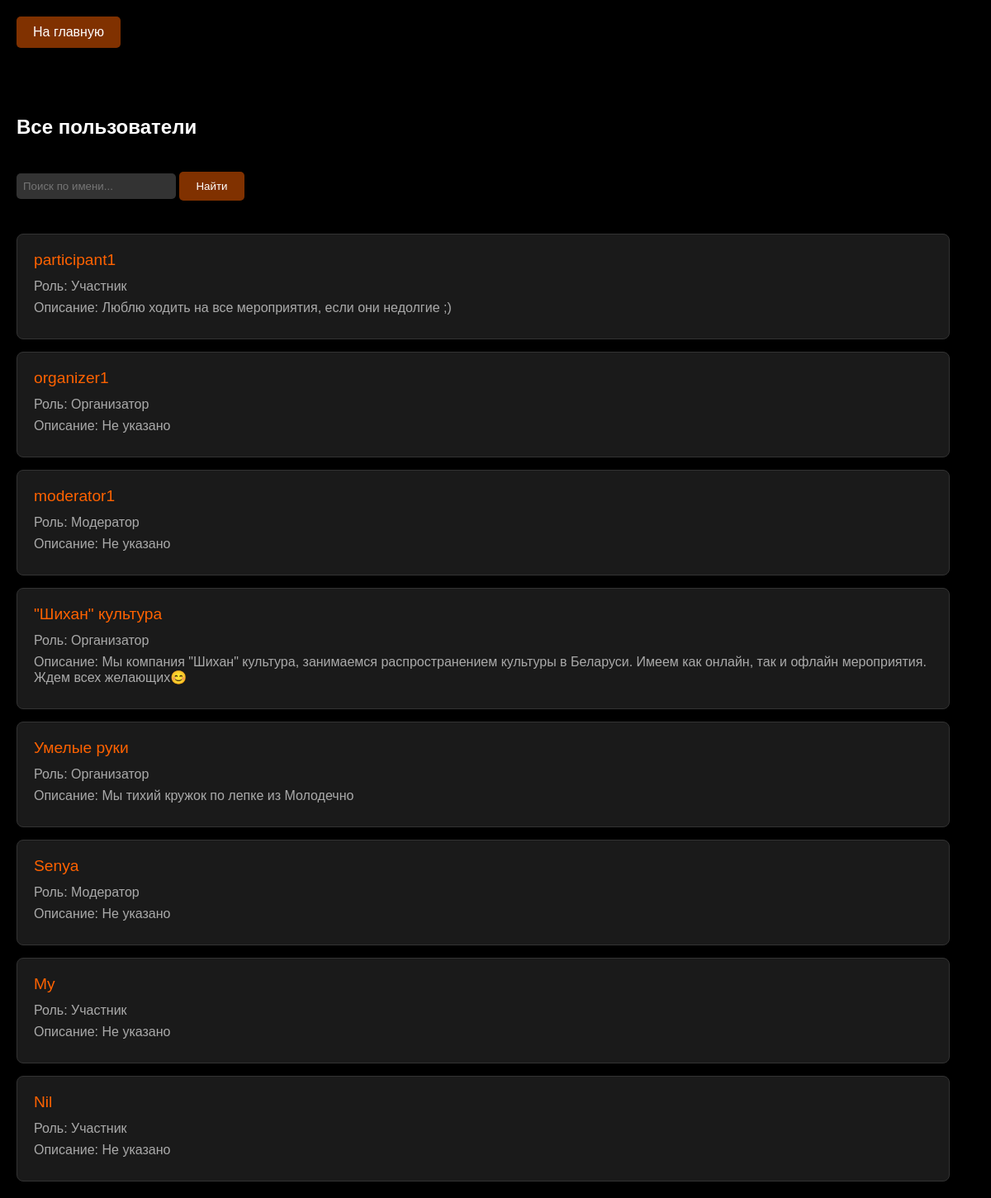
The app's page /all_users (signed in), older data.
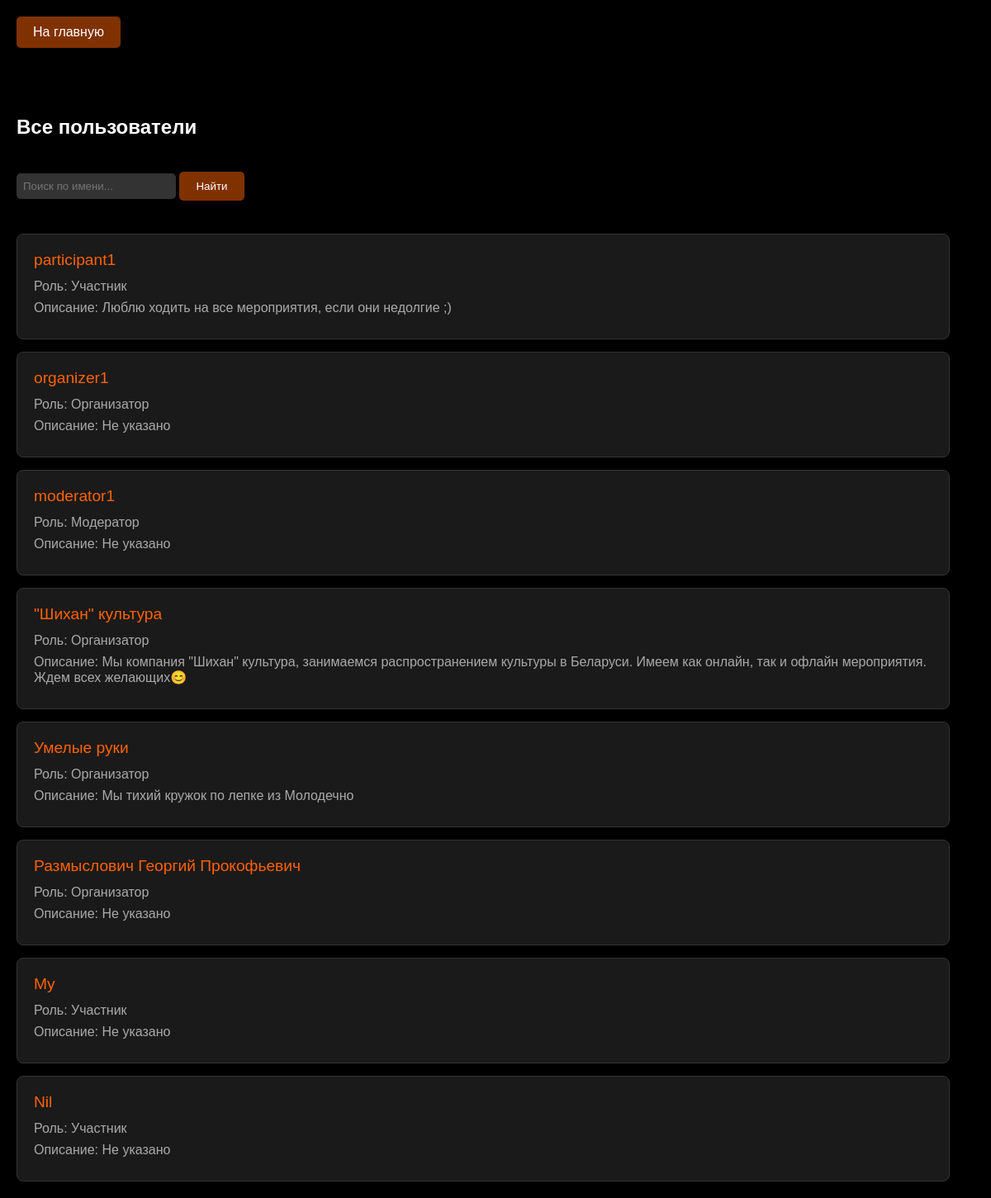
The same page, newer data.
### app/app.py (models this page shows, shortened)
class User(db.Model):
    id = db.Column(db.Integer, primary_key=True)
    username = db.Column(db.String(50), unique=True, nullable=False)
    email = db.Column(db.String(100), unique=True, nullable=False)
    password = db.Column(db.String(100), nullable=False)
    role = db.Column(db.String(20), nullable=False, default='participant')
    email_confirmed = db.Column(db.Boolean, default=False)
    email_confirmed_on = db.Column(db.DateTime, nullable=True)
    description = db.Column(db.Text, nullable=True)
    is_private = db.Column(db.Boolean, default=False, nullable=False)
    occupation = db.Column(db.String(100), nullable=True)
    avatar_url = db.Column(db.String(200), nullable=True)
    validation = db.Column(db.String(20), nullable=True)
    comment = db.Column(db.Text, nullable=True)
    totp_secret = db.Column(db.String(32), nullable=True)
    is_2fa_enabled = db.Column(db.Boolean, default=False, nullable=False)
    is_blocked = db.Column(db.Boolean, default=False)
    blocked_until = db.Column(db.DateTime, nullable=True)
    block_reason = db.Column(db.Text, nullable=True)
    favorite_organizers = db.relationship(
        'User',
        secondary='user_organizer',
        primaryjoin='UserOrganizer.user_id == User.id',
        secondaryjoin='UserOrganizer.organizer_id == User.id',
        backref=db.backref('followers', lazy='dynamic')
    )
    favorite_tags = db.relationship(
        'Tag',
        secondary='user_tag',
        backref=db.backref('users_favorited', lazy='dynamic')
    )
    event_statuses = db.relationship(
        'UserEventStatus',
        backref=db.backref('user', lazy='joined'),
        lazy='dynamic'
    )

### app/app.py (the view)
@app.route('/all_users')
def all_users():
    if 'username' not in session or session['role'] not in ['moderator', 'admin']:
        return redirect(url_for('home'))
    search_query = request.args.get('search', '').strip()
    users_query = User.query
    if session['role'] == 'moderator':
        users_query = users_query.filter(User.role.notin_(['moderator', 'admin']))
    elif session['role'] == 'admin':
        users_query = users_query.filter(User.role != 'admin')
    if search_query:
        users_query = users_query.filter(User.username.ilike(f'%{search_query}%'))
    users = users_query.all()
    return render_template('all_users.html', users=users, search_query=search_query)

### app/app.py (called while the page is built)
@app.before_request
def make_session_permanent():
    session.permanent = True

@app.context_processor
def inject_nearby_status():
    return {'nearby_filter_active': 'nearby' in request.args}

@app.context_processor
def inject_validation_counts():
    if 'username' in session and session.get('role') in ['moderator', 'admin']:
        pending_organizers = User.query.filter_by(validation='organizer').count()
        if session['role'] == 'admin':
            pending_moderators = User.query.filter_by(validation='moderator').count()
        else:
            pending_moderators = 0
        return {'pending_organizers': pending_organizers, 'pending_moderators': pending_moderators}
    return {}

@app.context_processor
def inject_user():
    if 'username' in session:
        user = User.query.filter_by(username=session['username']).first()
        return {'current_user': user}
    return {}

### app/templates/all_users.html (shortened to what this page needs)
<!DOCTYPE html>
<html>
<head>
    <link rel="stylesheet" href="{{ url_for('static', filename='styles.css') }}">
</head>
<body>
    <div class="header">
        <a href="{{ url_for('home') }}" class="menu-btn">На главную</a>
    </div>
    <div class="posts-container">
        <h2>Все пользователи</h2>
        <div class="search-container">
            <form method="GET" action="{{ url_for('all_users') }}">
                <input class="search-input"
                       type="text"
                       name="search"
                       placeholder="Поиск по имени..."
                       value="{{ search_query }}">
                <button class="menu-btn" type="submit">Найти</button>
            </form>
        </div>
        <div class="organizers-list">
            {% for user in users %}
                <div class="organizer-item"
                     onclick="window.location.href='{{ url_for('edit_user', user_id=user.id) }}'">
                    <span>{{ user.username }}</span>
                    <p>Роль:
                        {% set role_names = {
                            'participant': 'Участник',
                            'organizer': 'Организатор',
                            'moderator': 'Модератор',
                            'admin': 'Администратор'
                        } %}
                        {{ role_names.get(user.role, user.role) }}
                    </p>
                    <p>Описание: {{ user.description|default('Не указано', true) }}</p>
                </div>
            {% else %}
                <p class="empty-message">Пользователи не найдены</p>
            {% endfor %}
        </div>
    </div>
</body>
</html>

Row changes from the older to the newer data that the page shows:
changed User: username "Senya" → "Размыслович Георгий Прокофьевич"; get "Модератор" → "Организатор"
